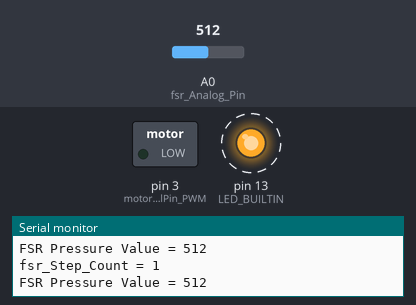
Bench run of a sketch on a simulated Arduino Uno, built with avr-gcc and run on an emulated ATmega328P. On the bench: switched loads named in the sketch (green lamp = pin HIGH), output pins drawn as LEDs (lit = HIGH), the last lines printed to the serial monitor. Dashed ring = blinking. Inputs (shaded band) come from the test bench; at power-on: A0 (fsr_Analog_Pin) = 512.

Above: at 1.9 s.
2.0 s: A0 (fsr_Analog_Pin) set to 212
At 6.45 s:
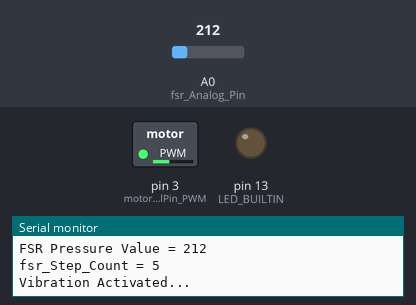
6.9 s: A0 (fsr_Analog_Pin) set to 189
At 8.2 s:
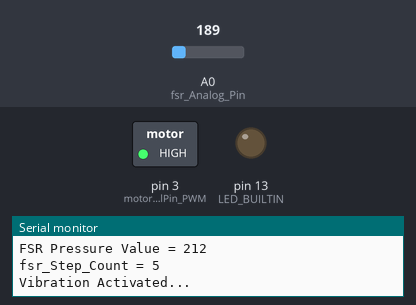
10.4 s: A0 (fsr_Analog_Pin) set to 210
At 20.77 s:
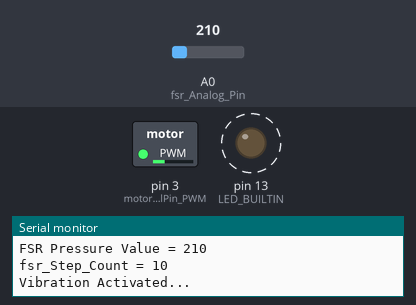
Timing chart, 0 to 22.5 s (numbered marks = the images above; inputs shaded):
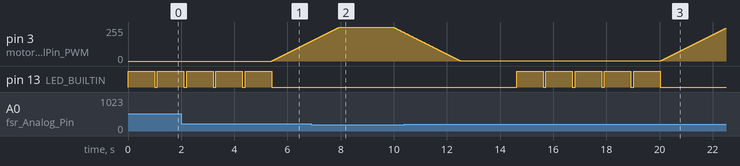

Measured:
- the behaviour switches between 201 and 200 on A0 (fsr_Analog_Pin) (found by bisection; images 1 and 2)
- after the input at 10.4 s, pin 13 (LED_BUILTIN): alternates HIGH for 1.0 s and LOW for 0.10 s, 10 changes in all, then stays LOW, starting after 4.2 s
- by itself, pin 13 (LED_BUILTIN): alternates HIGH for 1.0 s and LOW for 0.10 s

The sketch:

fsrAndMotorVibrationStep3.ino
```cpp
/*
Code to Read pressure from FSR pressure sensor
attached to Analog pin 0
then print FRS value every 3 second on Serial Monitor
*/
int fsr_Analog_Pin = 0;
int fsr_Pressure_Value;
int fsr_Step_Count = 0;

int motor_DigitalPin_PWM = 3;

// the setup function runs once when you press reset or power the board
void setup() {
Serial.begin(9600);
pinMode(LED_BUILTIN, OUTPUT);

pinMode(motor_DigitalPin_PWM,OUTPUT);
}

// the loop function runs over and over again forever
void loop() {
 fsr_Pressure_Value = analogRead(fsr_Analog_Pin);

 Serial.print("FSR Pressure Value = ");
 Serial.println(fsr_Pressure_Value);

 if(fsr_Pressure_Value > 200)
    {
      digitalWrite(LED_BUILTIN, HIGH);
      delay(1000);
      digitalWrite(LED_BUILTIN, LOW);
      fsr_Step_Count ++;
      Serial.print("fsr_Step_Count = ");
      Serial.println(fsr_Step_Count);

      float every5Steps = fsr_Step_Count%5;

      if(fsr_Step_Count != 0 && every5Steps == 0)
      {
        Serial.println("Vibration Activated...");
        for (int i=0; i < 256; i++)
          {
            analogWrite(motor_DigitalPin_PWM,i);
            delay(10);
          }
          delay(2000);

        for (int i=255; i > 0; i--)
          {
            analogWrite(motor_DigitalPin_PWM,i);
            delay(10);
          }
          delay(2000);
       Serial.println("Vibration Stop! ");
      }
    }
delay(100);
}
```
